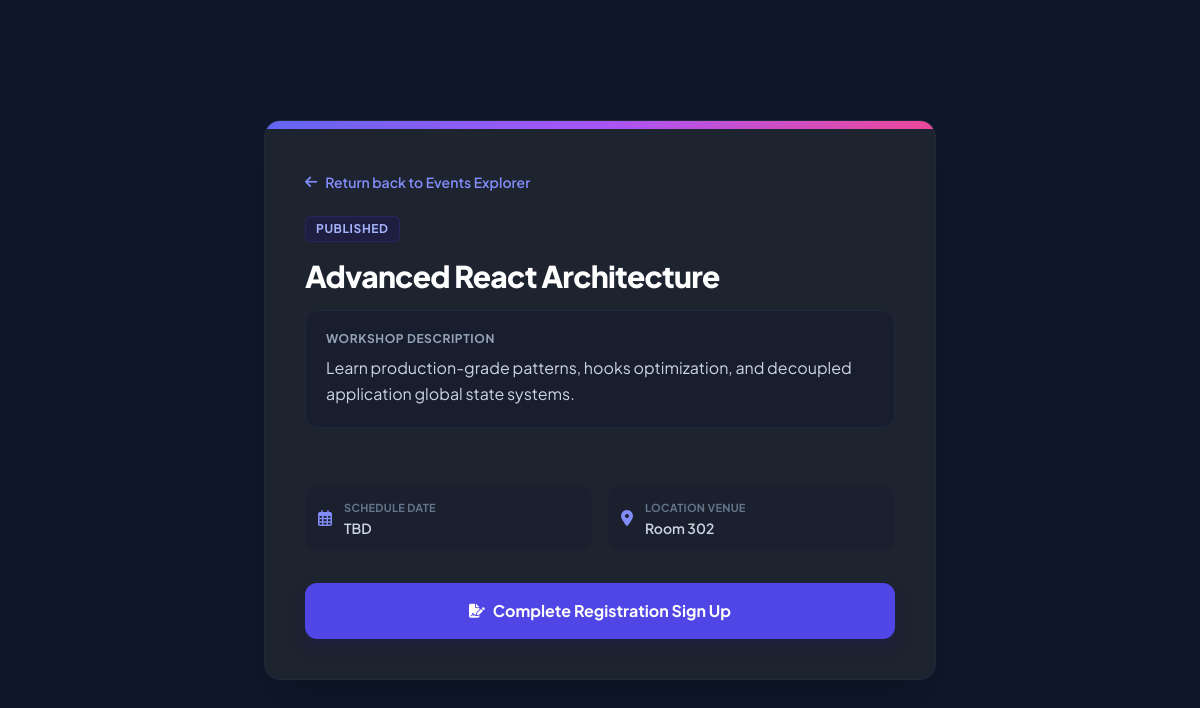
The app's page /register_event/1 (signed in) with its own data.
### tables this page shows
CREATE TABLE events (
                id INTEGER PRIMARY KEY AUTOINCREMENT,
                organizer_id INTEGER NOT NULL,
                title TEXT NOT NULL,
                description TEXT,
                starts_at TEXT NOT NULL,
                ends_at TEXT NOT NULL,
                capacity INTEGER NOT NULL CHECK(capacity >= 1),
                location_or_url TEXT,
                status TEXT NOT NULL DEFAULT 'DRAFT'
                    CHECK (status IN ('DRAFT','PUBLISHED','CANCELLED')),
                created_at TEXT NOT NULL DEFAULT CURRENT_TIMESTAMP,
                updated_at TEXT NOT NULL DEFAULT CURRENT_TIMESTAMP,
                FOREIGN KEY (organizer_id) REFERENCES users(id) ON DELETE CASCADE
            );

### route.py (the view)
@page_bp.route('/register_event/<int:event_id>')
@token_required
def register_event(event_id):
    with db() as conn:
        row = conn.execute("SELECT * FROM events WHERE id = ?", (event_id,)).fetchone()
    if not row:
        return "Event not found", 404
    return render_template('register_event.html', event=dict(row))

### route.py (called while the page is built)
def db():
    conn = sqlite3.connect(DB, timeout=10)
    conn.row_factory = sqlite3.Row
    conn.execute("PRAGMA foreign_keys = ON")
    conn.execute("PRAGMA journal_mode = WAL")
    return conn

def current_app_secret():
    return os.environ.get("JWT_SECRET_KEY") or os.environ.get("SECRET_KEY") or current_app.config["SECRET_KEY"]

def get_bearer_token():
    auth_header = request.headers.get("Authorization", "")
    if auth_header.startswith("Bearer "):
        return auth_header.removeprefix("Bearer ").strip()
    if "user_id" in session:
        now = datetime.now(timezone.utc)
        payload = {
            "sub": str(session["user_id"]),
            "email": "",
            "role": session.get("role", "student"),
            "iat": now,
            "exp": now + timedelta(minutes=JWT_EXPIRY_MINUTES)
        }
        return jwt.encode(payload, current_app_secret(), algorithm=JWT_ALGORITHM)
    return None

### templates/register_event.html (shortened to what this page needs)
<!DOCTYPE html>
<html lang="en" class="dark">
<head>
    <script src="https://cdn.tailwindcss.com"></script>
    <link rel="stylesheet" href="https://cdnjs.cloudflare.com/ajax/libs/font-awesome/6.4.0/css/all.min.css">
</head>
<body class="bg-slate-900 min-h-screen text-slate-100 flex flex-col items-center justify-center p-4">
    <div class="max-w-2xl w-full bg-[#1e2330] rounded-2xl border border-slate-800 shadow-2xl overflow-hidden transition-all">
        <div class="h-2 w-full bg-gradient-to-r from-indigo-500 via-purple-500 to-pink-500"></div>
        <div class="p-8 sm:p-10">
            <a href="/events" class="text-sm font-semibold text-indigo-400 hover:text-indigo-300 transition-colors inline-flex items-center gap-2 mb-6">
                <i class="fa-solid fa-arrow-left"></i> Return back to Events Explorer
            </a>
            <div class="flex items-center gap-3 mb-4">
                <span class="text-xs font-bold px-2.5 py-1 rounded-md bg-indigo-950/60 text-indigo-300 border border-indigo-900/50 uppercase tracking-wider">
                    {{ event.status or 'Active' }}
                </span>
            </div>
            <h1 class="text-2xl sm:text-3xl font-extrabold text-white tracking-tight mb-4">
                {{ event.title }}
            </h1>
            <div class="bg-slate-900/40 rounded-xl p-5 border border-slate-800 mb-8">
                <h3 class="text-xs font-bold text-slate-400 uppercase tracking-wider mb-2">Workshop Description</h3>
                <p class="text-slate-300 text-base leading-relaxed">
                    {{ event.description or 'No custom data log details are currently attached to this workshop entry.' }}
                </p>
            </div>
            <div class="grid grid-cols-1 sm:grid-cols-2 gap-4 text-sm text-slate-300 mb-8 border-t border-slate-800/60 pt-6">
                <div class="flex items-center gap-3 bg-slate-900/20 p-3 rounded-xl border border-slate-800/40">
                    <i class="fa-regular fa-calendar-days text-indigo-400 text-base"></i>
                    <div>
                        <p class="text-[11px] text-slate-500 font-bold uppercase tracking-wide">Schedule Date</p>
                        <span class="font-semibold">{{ event.short_date or 'TBD' }}</span>
                    </div>
                </div>
                <div class="flex items-center gap-3 bg-slate-900/20 p-3 rounded-xl border border-slate-800/40">
                    <i class="fa-solid fa-location-dot text-indigo-400 text-base"></i>
                    <div>
                        <p class="text-[11px] text-slate-500 font-bold uppercase tracking-wide">Location Venue</p>
                        <span class="font-semibold truncate block max-w-[200px]">{{ event.location_or_url or 'Campus Complex' }}</span>
                    </div>
                </div>
            </div>
            {% if already_registered %}
            <div class="bg-emerald-950/20 border border-emerald-900/50 rounded-xl p-4 flex items-center gap-3 text-emerald-400 text-sm font-semibold">
                <i class="fa-solid fa-circle-check text-base"></i>
                You are successfully listed on the attendance grid roster for this event.
            </div>
            {% else %}
            <form action="{{ url_for('pages.register_event', event_id=event.id) }}" method="POST">
                <button type="submit" class="w-full inline-flex items-center justify-center px-6 py-4 rounded-xl font-bold bg-indigo-600 hover:bg-indigo-700 text-white shadow-lg shadow-indigo-950/50 transition-all gap-2 text-base group">
                    <i class="fa-solid fa-file-signature text-sm transition-transform group-hover:scale-110"></i>
                    Complete Registration Sign Up
                </button>
            </form>
            {% endif %}
        </div>
    </div>
</body>
</html>

### templates/register_event.html (style rules this page uses)
body { font-family: 'Plus Jakarta Sans', sans-serif; }

### records on screen
events: status "PUBLISHED", title "Advanced React Architecture", description "Learn production-grade patterns, hooks optimization, and decoupled application global state systems.", location_or_url "Room 302"

### other values on screen
{{ event.short_date or 'TBD' }} "TBD"
